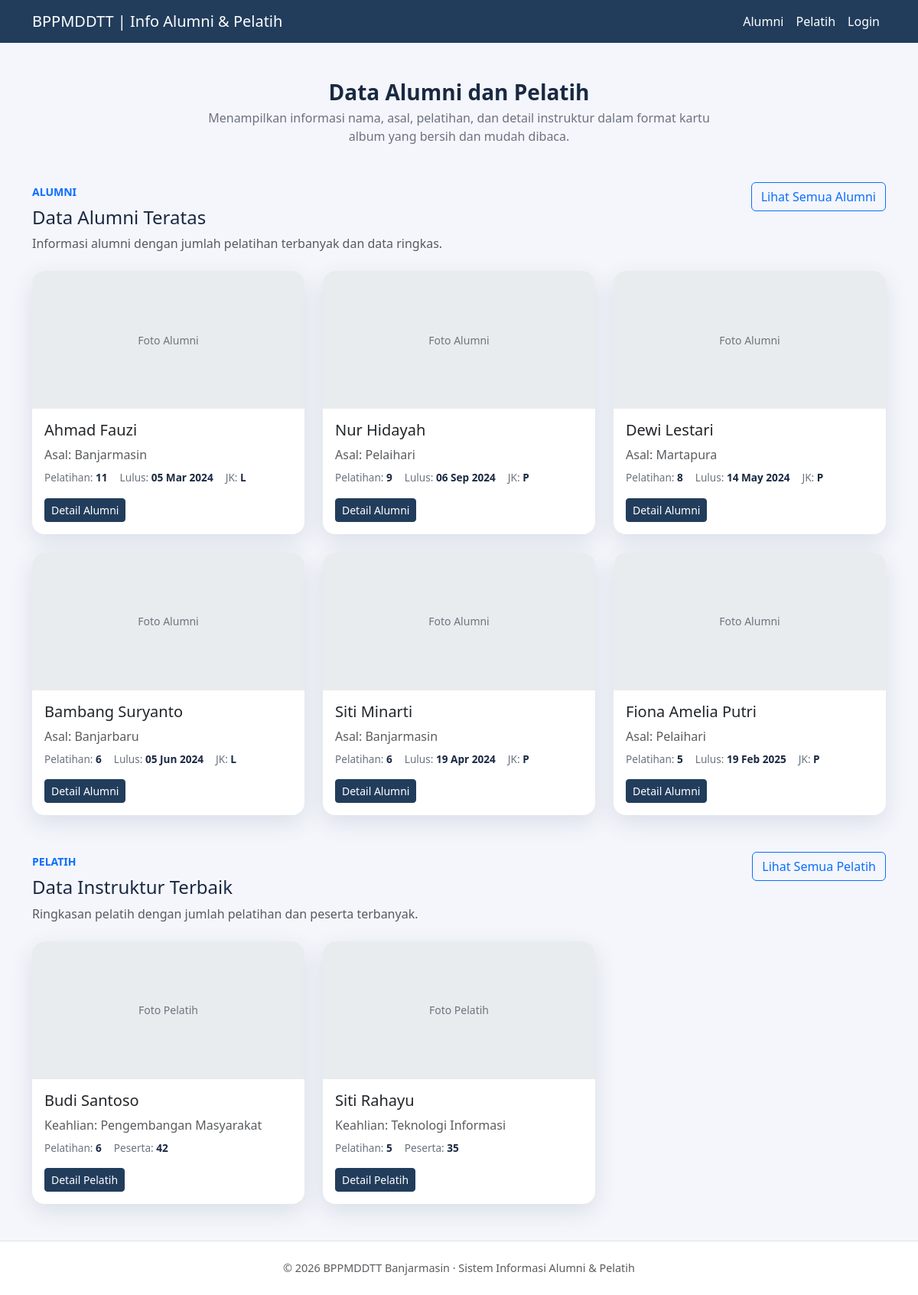
/login/Infoalumni_pelatih.php, run on the app's committed database.
### tables this page shows
CREATE TABLE `alumni` (
  `id` int(10) UNSIGNED NOT NULL,
  `user_id` int(10) UNSIGNED NOT NULL,
  `nik` varchar(20) DEFAULT NULL,
  `tempat_lahir` varchar(100) DEFAULT NULL,
  `tanggal_lahir` date DEFAULT NULL,
  `jenis_kelamin` enum('L','P') DEFAULT NULL,
  `alamat` text DEFAULT NULL,
  `telepon` varchar(20) DEFAULT NULL,
  `tanggal_lulus` date DEFAULT NULL,
  `foto` varchar(255) DEFAULT NULL,
  `created_at` timestamp NOT NULL DEFAULT current_timestamp(),
  `updated_at` timestamp NOT NULL DEFAULT current_timestamp() ON UPDATE current_timestamp()
);

CREATE TABLE `users` (
  `id` int(10) UNSIGNED NOT NULL,
  `name` varchar(100) NOT NULL,
  `email` varchar(150) NOT NULL,
  `password` varchar(255) NOT NULL,
  `role` enum('admin','instruktur','peserta','alumni','kepala') NOT NULL DEFAULT 'peserta',
  `is_active` tinyint(1) NOT NULL DEFAULT 1,
  `created_at` timestamp NOT NULL DEFAULT current_timestamp(),
  `updated_at` timestamp NOT NULL DEFAULT current_timestamp() ON UPDATE current_timestamp()
);

CREATE TABLE `instruktur` (
  `id` int(10) UNSIGNED NOT NULL,
  `user_id` int(10) UNSIGNED NOT NULL,
  `nik` varchar(20) DEFAULT NULL,
  `bidang_keahlian` varchar(150) NOT NULL,
  `pendidikan` varchar(100) DEFAULT NULL,
  `kontak` varchar(20) DEFAULT NULL,
  `created_at` timestamp NOT NULL DEFAULT current_timestamp(),
  `updated_at` timestamp NOT NULL DEFAULT current_timestamp() ON UPDATE current_timestamp()
);

### login/Infoalumni_pelatih.php (the view, shortened to what this page needs)
<?php
include 'koneksi.php';
$alumni = mysqli_query($koneksi, "SELECT a.id, u.name, COALESCE(a.tempat_lahir, a.alamat, '-') AS asal, a.tanggal_lulus, a.jenis_kelamin, (SELECT COUNT(*) FROM peserta_pelatihan pp WHERE pp.user_id=a.user_id) AS jml_pelatihan FROM alumni a JOIN users u ON a.user_id=u.id ORDER BY jml_pelatihan DESC, u.name ASC LIMIT 6");
$instruktur = mysqli_query($koneksi, "SELECT i.id, u.name, COALESCE(i.bidang_keahlian, i.pendidikan, u.email, '-') AS keahlian, (SELECT COUNT(*) FROM pelatihan p WHERE p.instruktur_id=i.id) AS jml_pelatihan, (SELECT COUNT(*) FROM peserta_pelatihan pp JOIN pelatihan p ON pp.pelatihan_id=p.id WHERE p.instruktur_id=i.id) AS jml_peserta FROM instruktur i JOIN users u ON i.user_id=u.id ORDER BY jml_pelatihan DESC, u.name ASC LIMIT 6");
?>
<!DOCTYPE html>
<html lang="id">
<head>
  <link href="https://cdn.jsdelivr.net/npm/bootstrap@5.3.0/dist/css/bootstrap.min.css" rel="stylesheet">
  <link href="https://cdn.jsdelivr.net/npm/bootstrap-icons@1.11.0/font/bootstrap-icons.css" rel="stylesheet">
</head>
<body>
<nav class="navbar navbar-expand-lg sticky-top">
  <div class="container">
    <a class="navbar-brand" href="../index.php">BPPMDDTT | Info Alumni & Pelatih</a>
    <div class="collapse navbar-collapse" id="navMenu">
      <ul class="navbar-nav ms-auto align-items-lg-center">
        <li class="nav-item"><a class="nav-link" href="#alumni">Alumni</a></li>
        <li class="nav-item"><a class="nav-link" href="#instruktur">Pelatih</a></li>
        <li class="nav-item"><a class="nav-link" href="login.php">Login</a></li>
      </ul>
    </div>
  </div>
</nav>
<main class="py-5">
  <div class="container">
    <div class="text-center mb-5">
      <h1 class="section-title">Data Alumni dan Pelatih</h1>
      <p class="section-sub mx-auto" style="max-width:680px;">Menampilkan informasi nama, asal, pelatihan, dan detail instruktur dalam format kartu album yang bersih dan mudah dibaca.</p>
    </div>
    <section id="alumni" class="mb-5">
      <div class="d-flex flex-column flex-md-row justify-content-between align-items-start mb-4 gap-3">
        <div>
          <small class="text-uppercase text-primary fw-semibold">Alumni</small>
          <h2 class="h4 mt-2">Data Alumni Teratas</h2>
          <p class="text-muted mb-0">Informasi alumni dengan jumlah pelatihan terbanyak dan data ringkas.</p>
        </div>
        <a href="semua_alumni.php" class="btn btn-outline-primary">Lihat Semua Alumni</a>
      </div>
      <div class="row row-cols-1 row-cols-md-2 row-cols-xl-3 g-4">
        <?php while ($row = mysqli_fetch_assoc($alumni)): ?>
        <div class="col">
          <div class="card album-card h-100">
            <div class="card-img-top">Foto Alumni</div>
            <div class="card-body">
              <h5 class="card-title mb-2"><?= htmlspecialchars($row['name']) ?></h5>
              <p class="text-muted mb-2">Asal: <?= htmlspecialchars($row['asal']) ?></p>
              <div class="d-flex flex-wrap info-row mb-3">
                <div class="meta-item">Pelatihan: <span><?= $row['jml_pelatihan'] ?></span></div>
                <div class="meta-item">Lulus: <span><?= $row['tanggal_lulus'] ? date('d M Y', strtotime($row['tanggal_lulus'])) : '-' ?></span></div>
                <div class="meta-item">JK: <span><?= $row['jenis_kelamin'] ?: '-' ?></span></div>
              </div>
              <a href="alumni_detail_publik.php?id=<?= $row['id'] ?>" class="btn btn-primary btn-sm">Detail Alumni</a>
            </div>
          </div>
        </div>
        <?php endwhile; ?>
      </div>
    </section>
    <section id="instruktur">
      <div class="d-flex flex-column flex-md-row justify-content-between align-items-start mb-4 gap-3">
        <div>
          <small class="text-uppercase text-primary fw-semibold">Pelatih</small>
          <h2 class="h4 mt-2">Data Instruktur Terbaik</h2>
          <p class="text-muted mb-0">Ringkasan pelatih dengan jumlah pelatihan dan peserta terbanyak.</p>
        </div>
        <a href="semua_pelatih.php" class="btn btn-outline-primary">Lihat Semua Pelatih</a>
      </div>
      <div class="row row-cols-1 row-cols-md-2 row-cols-xl-3 g-4">
        <?php while ($row = mysqli_fetch_assoc($instruktur)): ?>
        <div class="col">
          <div class="card album-card h-100">
            <div class="card-img-top">Foto Pelatih</div>
            <div class="card-body">
              <h5 class="card-title mb-2"><?= htmlspecialchars($row['name']) ?></h5>
              <p class="text-muted mb-2">Keahlian: <?= htmlspecialchars($row['keahlian']) ?></p>
              <div class="d-flex flex-wrap info-row mb-3">
                <div class="meta-item">Pelatihan: <span><?= $row['jml_pelatihan'] ?></span></div>
                <div class="meta-item">Peserta: <span><?= $row['jml_peserta'] ?></span></div>
              </div>
              <a href="pelatih_detail_publik.php?id=<?= $row['id'] ?>" class="btn btn-primary btn-sm">Detail Pelatih</a>
            </div>
          </div>
        </div>
        <?php endwhile; ?>
      </div>
    </section>
  </div>
</main>
<footer class="py-4 bg-white border-top">
  <div class="container text-center text-muted" style="font-size:.9rem;">
    &copy; <?= date('Y') ?> BPPMDDTT Banjarmasin · Sistem Informasi Alumni & Pelatih
  </div>
</footer>
</body>
</html>

### login/Infoalumni_pelatih.php (style rules this page uses)
:root { --primary: #223D5C; --primary-dark: #1A2D48; --card-bg: #fff; }
body { background:#f4f6fb; color:#1a2942; font-family:Segoe UI, sans-serif; }
.navbar { background: var(--primary); }
.navbar-brand, .navbar-nav .nav-link { color:#fff !important; }
.btn-primary { background: var(--primary); border-color: var(--primary); }
.album-card { border:none; border-radius:16px; box-shadow:0 10px 30px rgba(34,61,92,.12); overflow:hidden; }
.album-card .card-img-top { min-height:180px; background:#e9ecef; display:flex; align-items:center; justify-content:center; color:#6c757d; font-size:14px; }
.section-title { font-size:1.75rem; font-weight:700; margin-bottom:.25rem; }
.section-sub { color:#6b7280; margin-bottom:1.75rem; }
.info-row { gap:1rem; }
.meta-item { font-size:.85rem; color:#6b7280; }
.meta-item span { font-weight:600; color:#1a2942; }

### data on the page
alumni: user.name "Ahmad Fauzi", asal "Banjarmasin", jml_pelatihan "11", tanggal_lulus "05 Mar 2024", jenis_kelamin "L"
alumni: user.name "Nur Hidayah", asal "Pelaihari", jml_pelatihan "9", tanggal_lulus "06 Sep 2024", jenis_kelamin "P"
alumni: user.name "Dewi Lestari", asal "Martapura", jml_pelatihan "8", tanggal_lulus "14 May 2024", jenis_kelamin "P"
alumni: user.name "Bambang Suryanto", asal "Banjarbaru", jml_pelatihan "6", tanggal_lulus "05 Jun 2024", jenis_kelamin "L"
alumni: user.name "Siti Minarti", asal "Banjarmasin", jml_pelatihan "6", tanggal_lulus "19 Apr 2024", jenis_kelamin "P"
alumni: user.name "Fiona Amelia Putri", asal "Pelaihari", jml_pelatihan "5", tanggal_lulus "19 Feb 2025", jenis_kelamin "P"
instruktur: user.name "Budi Santoso", keahlian "Pengembangan Masyarakat", jml_pelatihan "6", jml_peserta "42"
instruktur: user.name "Siti Rahayu", keahlian "Teknologi Informasi", jml_pelatihan "5", jml_peserta "35"
